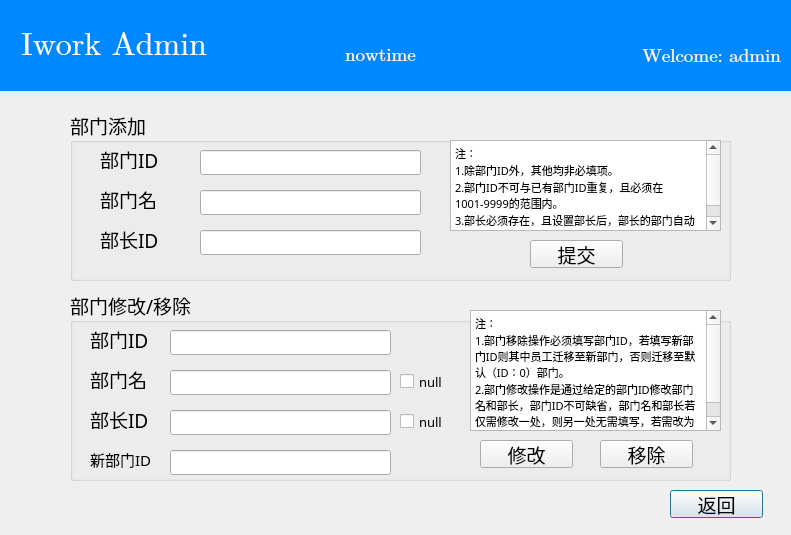
<?xml version="1.0" encoding="UTF-8"?>
<ui version="4.0">
 <class>depop</class>
 <widget class="QDialog" name="depop">
  <property name="geometry">
   <rect>
    <x>0</x>
    <y>0</y>
    <width>791</width>
    <height>535</height>
   </rect>
  </property>
  <property name="windowTitle">
   <string>Dialog</string>
  </property>
  <widget class="QPushButton" name="pushButton">
   <property name="geometry">
    <rect>
     <x>670</x>
     <y>490</y>
     <width>93</width>
     <height>28</height>
    </rect>
   </property>
   <property name="font">
    <font>
     <family>楷体</family>
     <pointsize>14</pointsize>
    </font>
   </property>
   <property name="text">
    <string>返回</string>
   </property>
  </widget>
  <widget class="QLabel" name="inf">
   <property name="geometry">
    <rect>
     <x>480</x>
     <y>20</y>
     <width>301</width>
     <height>71</height>
    </rect>
   </property>
   <property name="font">
    <font>
     <family>Cambria Math</family>
     <pointsize>14</pointsize>
    </font>
   </property>
   <property name="layoutDirection">
    <enum>Qt::RightToLeft</enum>
   </property>
   <property name="styleSheet">
    <string notr="true">QLabel#inf{
	background-color: #0088ff; 
	color: #ffffff;
	min-width:30px;
	min-height:30px;
}</string>
   </property>
   <property name="text">
    <string>Welcome: admin</string>
   </property>
   <property name="alignment">
    <set>Qt::AlignRight|Qt::AlignTrailing|Qt::AlignVCenter</set>
   </property>
  </widget>
  <widget class="QLabel" name="title">
   <property name="geometry">
    <rect>
     <x>0</x>
     <y>0</y>
     <width>801</width>
     <height>91</height>
    </rect>
   </property>
   <property name="font">
    <font>
     <family>Cambria Math</family>
     <pointsize>24</pointsize>
    </font>
   </property>
   <property name="contextMenuPolicy">
    <enum>Qt::CustomContextMenu</enum>
   </property>
   <property name="styleSheet">
    <string notr="true">QLabel#title{
	background-color: #0088ff; 
	color: #ffffff;
	min-width:30px;
	min-height:30px;
}</string>
   </property>
   <property name="text">
    <string>  Iwork Admin</string>
   </property>
  </widget>
  <widget class="QLabel" name="tstr">
   <property name="geometry">
    <rect>
     <x>260</x>
     <y>40</y>
     <width>241</width>
     <height>30</height>
    </rect>
   </property>
   <property name="font">
    <font>
     <family>Cambria Math</family>
     <pointsize>14</pointsize>
    </font>
   </property>
   <property name="styleSheet">
    <string notr="true">QLabel#tstr{
	background-color: #0088ff; 
	color: #ffffff;
	min-width:30px;
	min-height:30px;
}</string>
   </property>
   <property name="text">
    <string>nowtime</string>
   </property>
   <property name="alignment">
    <set>Qt::AlignCenter</set>
   </property>
  </widget>
  <widget class="QGroupBox" name="groupBox">
   <property name="geometry">
    <rect>
     <x>70</x>
     <y>110</y>
     <width>661</width>
     <height>171</height>
    </rect>
   </property>
   <property name="font">
    <font>
     <family>楷体</family>
     <pointsize>14</pointsize>
    </font>
   </property>
   <property name="layoutDirection">
    <enum>Qt::LeftToRight</enum>
   </property>
   <property name="title">
    <string>部门添加</string>
   </property>
   <widget class="QLineEdit" name="e1">
    <property name="geometry">
     <rect>
      <x>130</x>
      <y>40</y>
      <width>221</width>
      <height>25</height>
     </rect>
    </property>
   </widget>
   <widget class="QLabel" name="l1">
    <property name="geometry">
     <rect>
      <x>30</x>
      <y>40</y>
      <width>81</width>
      <height>19</height>
     </rect>
    </property>
    <property name="text">
     <string>部门ID</string>
    </property>
   </widget>
   <widget class="QLineEdit" name="e2">
    <property name="geometry">
     <rect>
      <x>130</x>
      <y>80</y>
      <width>221</width>
      <height>25</height>
     </rect>
    </property>
   </widget>
   <widget class="QLineEdit" name="e3">
    <property name="geometry">
     <rect>
      <x>130</x>
      <y>120</y>
      <width>221</width>
      <height>25</height>
     </rect>
    </property>
   </widget>
   <widget class="QLabel" name="l2">
    <property name="geometry">
     <rect>
      <x>30</x>
      <y>80</y>
      <width>69</width>
      <height>19</height>
     </rect>
    </property>
    <property name="text">
     <string>部门名</string>
    </property>
   </widget>
   <widget class="QLabel" name="l3">
    <property name="geometry">
     <rect>
      <x>30</x>
      <y>120</y>
      <width>71</width>
      <height>19</height>
     </rect>
    </property>
    <property name="text">
     <string>部长ID</string>
    </property>
   </widget>
   <widget class="QTextBrowser" name="textBrowser">
    <property name="geometry">
     <rect>
      <x>380</x>
      <y>30</y>
      <width>271</width>
      <height>91</height>
     </rect>
    </property>
    <property name="html">
     <string>&lt;!DOCTYPE HTML PUBLIC &quot;-//W3C//DTD HTML 4.0//EN&quot; &quot;http://www.w3.org/TR/REC-html40/strict.dtd&quot;&gt;
&lt;html&gt;&lt;head&gt;&lt;meta name=&quot;qrichtext&quot; content=&quot;1&quot; /&gt;&lt;meta charset=&quot;utf-8&quot; /&gt;&lt;style type=&quot;text/css&quot;&gt;
p, li { white-space: pre-wrap; }
hr { height: 1px; border-width: 0; }
li.unchecked::marker { content: &quot;\2610&quot;; }
li.checked::marker { content: &quot;\2612&quot;; }
&lt;/style&gt;&lt;/head&gt;&lt;body style=&quot; font-family:'楷体'; font-size:14pt; font-weight:400; font-style:normal;&quot;&gt;
&lt;p style=&quot; margin-top:0px; margin-bottom:0px; margin-left:0px; margin-right:0px; -qt-block-indent:0; text-indent:0px;&quot;&gt;&lt;span style=&quot; font-family:'Microsoft YaHei UI'; font-size:8pt;&quot;&gt;注：&lt;/span&gt;&lt;/p&gt;
&lt;p style=&quot; margin-top:0px; margin-bottom:0px; margin-left:0px; margin-right:0px; -qt-block-indent:0; text-indent:0px;&quot;&gt;&lt;span style=&quot; font-family:'Microsoft YaHei UI'; font-size:8pt;&quot;&gt;1.除部门ID外，其他均非必填项。&lt;/span&gt;&lt;/p&gt;
&lt;p style=&quot; margin-top:0px; margin-bottom:0px; margin-left:0px; margin-right:0px; -qt-block-indent:0; text-indent:0px;&quot;&gt;&lt;span style=&quot; font-family:'Microsoft YaHei UI'; font-size:8pt;&quot;&gt;2.部门ID不可与已有部门ID重复，且必须在1001-9999的范围内。&lt;/span&gt;&lt;/p&gt;
&lt;p style=&quot; margin-top:0px; margin-bottom:0px; margin-left:0px; margin-right:0px; -qt-block-indent:0; text-indent:0px;&quot;&gt;&lt;span style=&quot; font-family:'Microsoft YaHei UI'; font-size:8pt;&quot;&gt;3.部长必须存在，且设置部长后，部长的部门自动调整至新部门。&lt;/span&gt;&lt;/p&gt;&lt;/body&gt;&lt;/html&gt;</string>
    </property>
   </widget>
   <widget class="QPushButton" name="sm">
    <property name="geometry">
     <rect>
      <x>460</x>
      <y>130</y>
      <width>93</width>
      <height>28</height>
     </rect>
    </property>
    <property name="text">
     <string>提交</string>
    </property>
   </widget>
  </widget>
  <widget class="QGroupBox" name="groupBox_2">
   <property name="geometry">
    <rect>
     <x>70</x>
     <y>290</y>
     <width>661</width>
     <height>191</height>
    </rect>
   </property>
   <property name="font">
    <font>
     <family>楷体</family>
     <pointsize>14</pointsize>
    </font>
   </property>
   <property name="layoutDirection">
    <enum>Qt::LeftToRight</enum>
   </property>
   <property name="title">
    <string>部门修改/移除</string>
   </property>
   <widget class="QLineEdit" name="e4">
    <property name="geometry">
     <rect>
      <x>100</x>
      <y>40</y>
      <width>221</width>
      <height>25</height>
     </rect>
    </property>
   </widget>
   <widget class="QLabel" name="l1_2">
    <property name="geometry">
     <rect>
      <x>20</x>
      <y>40</y>
      <width>81</width>
      <height>19</height>
     </rect>
    </property>
    <property name="text">
     <string>部门ID</string>
    </property>
   </widget>
   <widget class="QLineEdit" name="e5">
    <property name="geometry">
     <rect>
      <x>100</x>
      <y>80</y>
      <width>221</width>
      <height>25</height>
     </rect>
    </property>
   </widget>
   <widget class="QLineEdit" name="e6">
    <property name="geometry">
     <rect>
      <x>100</x>
      <y>120</y>
      <width>221</width>
      <height>25</height>
     </rect>
    </property>
   </widget>
   <widget class="QLabel" name="l2_2">
    <property name="geometry">
     <rect>
      <x>20</x>
      <y>80</y>
      <width>69</width>
      <height>19</height>
     </rect>
    </property>
    <property name="text">
     <string>部门名</string>
    </property>
   </widget>
   <widget class="QLabel" name="l3_2">
    <property name="geometry">
     <rect>
      <x>20</x>
      <y>120</y>
      <width>71</width>
      <height>19</height>
     </rect>
    </property>
    <property name="text">
     <string>部长ID</string>
    </property>
   </widget>
   <widget class="QTextBrowser" name="textBrowser_2">
    <property name="geometry">
     <rect>
      <x>400</x>
      <y>20</y>
      <width>251</width>
      <height>121</height>
     </rect>
    </property>
    <property name="html">
     <string>&lt;!DOCTYPE HTML PUBLIC &quot;-//W3C//DTD HTML 4.0//EN&quot; &quot;http://www.w3.org/TR/REC-html40/strict.dtd&quot;&gt;
&lt;html&gt;&lt;head&gt;&lt;meta name=&quot;qrichtext&quot; content=&quot;1&quot; /&gt;&lt;meta charset=&quot;utf-8&quot; /&gt;&lt;style type=&quot;text/css&quot;&gt;
p, li { white-space: pre-wrap; }
hr { height: 1px; border-width: 0; }
li.unchecked::marker { content: &quot;\2610&quot;; }
li.checked::marker { content: &quot;\2612&quot;; }
&lt;/style&gt;&lt;/head&gt;&lt;body style=&quot; font-family:'楷体'; font-size:14pt; font-weight:400; font-style:normal;&quot;&gt;
&lt;p style=&quot; margin-top:0px; margin-bottom:0px; margin-left:0px; margin-right:0px; -qt-block-indent:0; text-indent:0px;&quot;&gt;&lt;span style=&quot; font-family:'Microsoft YaHei UI'; font-size:8pt;&quot;&gt;注：&lt;/span&gt;&lt;/p&gt;
&lt;p style=&quot; margin-top:0px; margin-bottom:0px; margin-left:0px; margin-right:0px; -qt-block-indent:0; text-indent:0px;&quot;&gt;&lt;span style=&quot; font-family:'Microsoft YaHei UI'; font-size:8pt;&quot;&gt;1.部门移除操作必须填写部门ID，若填写新部门ID则其中员工迁移至新部门，否则迁移至默认（ID：0）部门。&lt;/span&gt;&lt;/p&gt;
&lt;p style=&quot; margin-top:0px; margin-bottom:0px; margin-left:0px; margin-right:0px; -qt-block-indent:0; text-indent:0px;&quot;&gt;&lt;span style=&quot; font-family:'Microsoft YaHei UI'; font-size:8pt;&quot;&gt;2.部门修改操作是通过给定的部门ID修改部门名和部长，部门ID不可缺省，部门名和部长若仅需修改一处，则另一处无需填写，若需改为空值则勾选复选框，复选框优先级高于输入。&lt;/span&gt;&lt;/p&gt;&lt;/body&gt;&lt;/html&gt;</string>
    </property>
   </widget>
   <widget class="QPushButton" name="xg">
    <property name="geometry">
     <rect>
      <x>410</x>
      <y>150</y>
      <width>93</width>
      <height>28</height>
     </rect>
    </property>
    <property name="text">
     <string>修改</string>
    </property>
   </widget>
   <widget class="QCheckBox" name="cb1">
    <property name="geometry">
     <rect>
      <x>330</x>
      <y>80</y>
      <width>98</width>
      <height>23</height>
     </rect>
    </property>
    <property name="font">
     <font>
      <family>楷体</family>
      <pointsize>10</pointsize>
     </font>
    </property>
    <property name="text">
     <string>null</string>
    </property>
   </widget>
   <widget class="QCheckBox" name="cb2">
    <property name="geometry">
     <rect>
      <x>330</x>
      <y>120</y>
      <width>98</width>
      <height>23</height>
     </rect>
    </property>
    <property name="font">
     <font>
      <family>楷体</family>
      <pointsize>10</pointsize>
     </font>
    </property>
    <property name="text">
     <string>null</string>
    </property>
   </widget>
   <widget class="QPushButton" name="sc">
    <property name="geometry">
     <rect>
      <x>530</x>
      <y>150</y>
      <width>93</width>
      <height>28</height>
     </rect>
    </property>
    <property name="text">
     <string>移除</string>
    </property>
   </widget>
   <widget class="QLineEdit" name="e7">
    <property name="geometry">
     <rect>
      <x>100</x>
      <y>160</y>
      <width>221</width>
      <height>25</height>
     </rect>
    </property>
   </widget>
   <widget class="QLabel" name="l3_3">
    <property name="geometry">
     <rect>
      <x>20</x>
      <y>160</y>
      <width>71</width>
      <height>19</height>
     </rect>
    </property>
    <property name="font">
     <font>
      <family>楷体</family>
      <pointsize>11</pointsize>
     </font>
    </property>
    <property name="text">
     <string>新部门ID</string>
    </property>
   </widget>
  </widget>
  <zorder>title</zorder>
  <zorder>inf</zorder>
  <zorder>tstr</zorder>
  <zorder>pushButton</zorder>
  <zorder>groupBox</zorder>
  <zorder>groupBox_2</zorder>
 </widget>
 <resources/>
 <connections/>
</ui>
